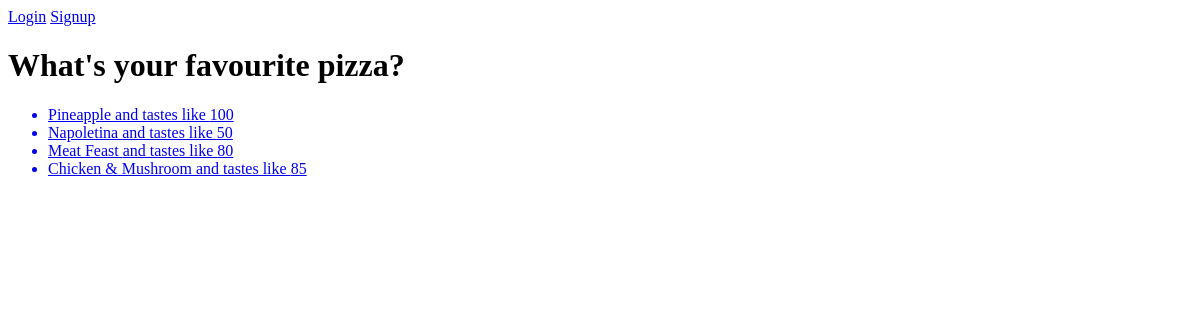
Before: / with the older database file.
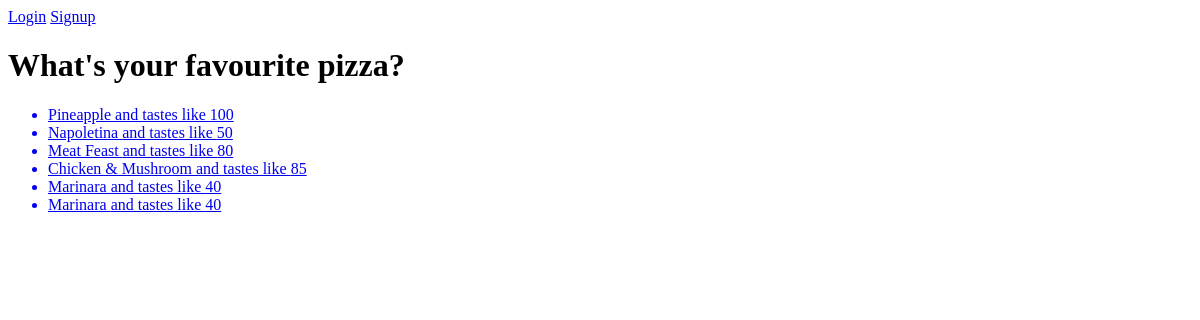
After: the same page with the newer database file.
### pizza/models.py (models this page shows, shortened)
class Pizza(models.Model):
    name = models.CharField(max_length=30)
    tastiness = models.PositiveIntegerField()
    base = models.ForeignKey(Base, on_delete=models.SET_NULL, null=True)
    eater = models.ForeignKey(User, on_delete=models.SET_NULL, null=True)

### pizza/views.py (the view)
# urls.py: path('', views.index, name="pizza-index"),
def index(request):
    context = {'pizzas': Pizza.objects.all()}
    return render(request, 'pizza/index.html', context)

### pizza/templates/pizza/index.html (shortened to what this page needs)
<!DOCTYPE html>
<html lang="en">
<head>
</head>
<body>
    <nav>
        {% if user.is_authenticated %}
            <a href="{% url 'logout' %}">Logout</a>
        {% else %}
            <a href="{% url 'login' %}">Login</a>
            <a href="{% url 'signup' %}">Signup</a>
        {% endif %}
    </nav>
    <h1>
        What's your favourite pizza?
    </h1>
    <ul>
        {% for pizza in pizzas %}
        <a href="{% url 'pizza-show' pizza_id=pizza.id %}">
            <li>
                {{ pizza.name }} and tastes like {{ pizza.tastiness }}
            </li>
        </a>
        {% endfor %}
    </ul>
</body>
</html>

Changed rows visible on the page:
added Pizza: name "Marinara", tastiness "40"
added Pizza: name "Marinara", tastiness "40"
